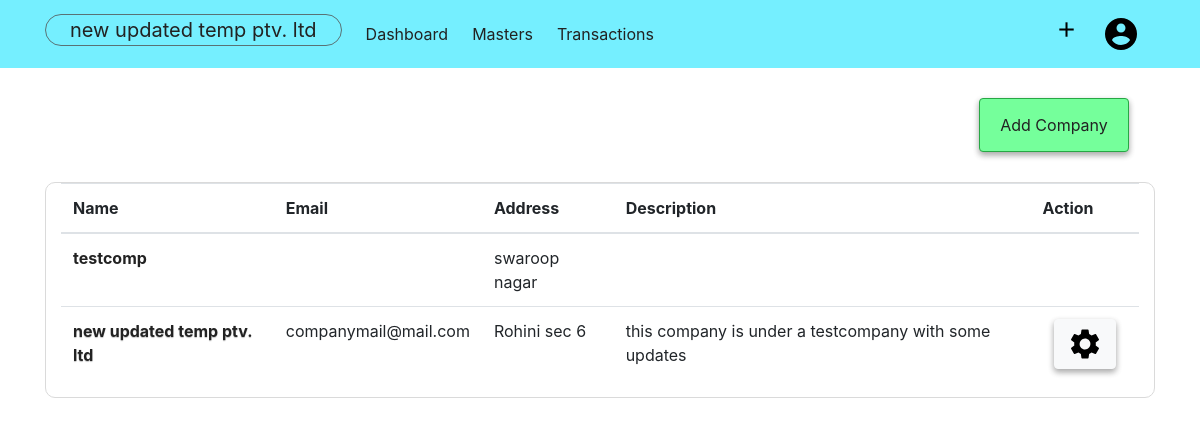
Screenshot of /companies (signed in) with the database file from the repository.
### acsystem/models.py (models this page shows, shortened)
class Company(db.Model):
    id = db.Column(db.Integer, primary_key=True)
    companyname = db.Column(db.String(80), unique=True, nullable=False)
    mailingname = db.Column(db.String(80), nullable = False)
    address = db.Column(db.String(100), nullable=False)
    country = db.Column(db.String(40), nullable=False)
    state = db.Column(db.String(40), nullable=False)
    pin = db.Column(db.Integer)
    email = db.Column(db.String(60))
    phoneno = db.Column(db.Integer)
    website = db.Column(db.String(60))
    datecreated = db.Column(db.DateTime, default = datetime.utcnow, nullable=False)
    gstno = db.Column(db.Integer)
    description = db.Column(db.Text)
    user_id = db.Column(db.Integer, db.ForeignKey('user.id', ondelete="CASCADE"), nullable=False)

### acsystem/routes.py (the view)
@app.route("/companies")
@login_required
def companies():
    companies = Company.query.filter_by(owner = current_user).order_by(Company.datecreated.desc())
    return render_template("companies.html", title="Company", companies = companies, activecomp = activecomp)

### acsystem/models.py (called while the page is built)
@login_manager.user_loader
def load_user(user_id):
    return User.query.get(int(user_id))

### acsystem/templates/companies.html
{% extends "layout.html"%}
{% block content %}
<div class="container">
    <div class="container-fluid">
        <ul class="nav justify-content-end">
            <li class="btn btn-success">
                <a class="nav-link" href="{{ url_for('addcompany') }}">Add Company</a>
            </li>
        </ul>
    </div>
    <div class="container-fluid" style="border:1px solid rgb(218, 218, 218); border-radius:10px;">
        <table class="table table-hover">
            <thead>
                <tr>
                    <th scope="col">Name</th>
                    <th scope="col">Email</th>
                    <th scope="col">Address</th>
                    <th scope="col">Description</th>
                    <th scope="col">Action</th>
                </tr>
            </thead>
            <tbody>
                {% for company in companies %}
                <tr>
                    {% if company.id != activecomp.id %}
                    <th scope="row"> <a href="{{url_for('activatecompany', compid= company.id) }}"
                            style="color:rgb(41, 41, 41);">{{company.companyname }}</a> </th>
                    <td>{{ company.email }}</td>
                    <td>{{ company.address }}</td>
                    <td>{{ company.description }}</td>
                    <td></td>
                    {% else %}
                    <th scope="row"> <a href="#"
                            style="color:#18ad47; text-shadow: 0px 1px 1px rgb(197, 197, 197);">{{company.companyname }}</a>
                    </th>
                    <td>{{ company.email }}</td>
                    <td>{{ company.address }}</td>
                    <td>{{ company.description }}</td>
                    <td>
                        <button type="submit" class="btn btn-light">
                            <a href="{{ url_for('showcompany', compid = company.id) }}">
                                <img src="{{ url_for('static',filename='images/setting.png') }}" alt="Setting">
                            </a>
                        </button>
                    </td>
                </tr>
                {% endif %}
                {% endfor %}
            </tbody>
        </table>
    </div>
</div>
{% endblock content %}

### acsystem/templates/layout.html (shortened to what this page needs)
{% extends "header.html" %}
{% block body %}
<nav class="navbar navbar-expand-lg">
    <div class="container">
        <ul class="navbar-nav">
            <li>
                {% if activecomp %}
                <a class="navbar-brand" href="{{ url_for('companies') }}">{{ activecomp.companyname }} </a>
                {% else %}
                <a class="navbar-brand" href="{{ url_for('companies') }}">Select Company </a>
                {% endif %}
            </li>
            <li class="nav-item">
                <a class="nav-link" href="{{ url_for('dashboard')}}">Dashboard</a>
            </li>
            <li class="nav-item dropdown">
                <a class="nav-link dropdown-toggle" href="#" id="drop1" data-toggle="dropdown">
                    Masters
                </a>
            </li>
            <li class="nav-item dropdown">
                <a class="nav-link dropdown-toggle" href="#" id="drop2" data-toggle="dropdown">
                    Transactions
                </a>
            </li>
        </ul>
        <ul class="navbar-nav">
            <li class="nav-item dropdown">
                <a class="nav-link dropdown-toggle" href="#" id="dropadd" data-toggle="dropdown">
                    <img src="{{url_for('static', filename='images/add.png')}}" alt="+" width="25px;"></a>
            </li>
            <li class="nav-item dropdown">
                <a class="nav-link dropdown-toggle" href="#" id="dropaccount" data-toggle="dropdown">
                    <img src="{{ url_for('static', filename='images/user.png')}}" alt="Account">
                </a>
            </li>
        </ul>
    </div>
</nav>
    {% block content%} {% endblock %}
{% endblock %}

### acsystem/static/main.css (style rules this page uses)
a { color: rgb(34, 34, 34) !important; }

### acsystem/static/style.css (style rules this page uses)
.btn { -webkit-box-shadow: 0 3px 6px rgba(0, 0, 0, 0.16), 0 3px 6px rgba(0, 0, 0, 0.23); box-shadow: 0 3px 6px rgba(0, 0, 0, 0.16), 0 3px 6px rgba(0, 0, 0, 0.23); }
.dropdown ::after { display: none !important; }
.navbar-brand { color: rgba(0, 0, 0, 0.822); border: 1px solid rgba(83, 83, 83, 0.8); border-radius: 30px; padding: 0 1.5rem; }
.nav-item { display: block; padding-right: .5rem; }
.navbar-nav { -webkit-box-orient: horizontal !important; -webkit-box-direction: normal !important; -ms-flex-direction: row !important; flex-direction: row !important; }
.nav-link { color: rgba(12, 12, 12, 0.76); padding: .5rem !important; }
.navbar { background-color: #75efff; }
.btn { margin: 0 .7rem; }
.btn-success { background-color: #75ff9b !important; }
.container-fluid { margin-top: 30px !important; }

### rows the page displays
Company: companyname "new updated temp ptv. ltd", email "companymail@mail.com", address "Rohini sec 6", description "this company is under a testcompany with some updates"
Company: companyname "testcomp", address "swaroop nagar"
